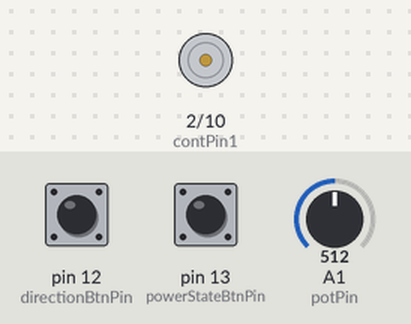
The sketch below on a simulated Arduino Uno, built with avr-gcc and run on an emulated ATmega328P. Parts: motor-driver pin pairs drawn as motors (green arrow = first pin HIGH = forward, orange = second pin HIGH = backward, longer = more drive, scaled by the enable pin). The test bench sets the inputs (shaded band); at power-on: pin 12 (directionBtnPin) LOW, pin 13 (powerStateBtnPin) LOW, A1 (potPin) = 512.

Above: at 1.2 s.
1.3 s: pin 12 (directionBtnPin) pulled HIGH for 0.15 s
2.9 s: pin 13 (powerStateBtnPin) pulled HIGH for 0.15 s
At 3.3 s:
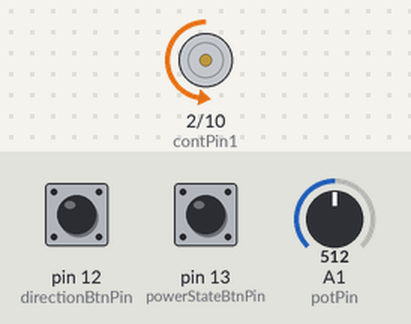
4.5 s: A1 (potPin) set to 716
At 5.7 s:
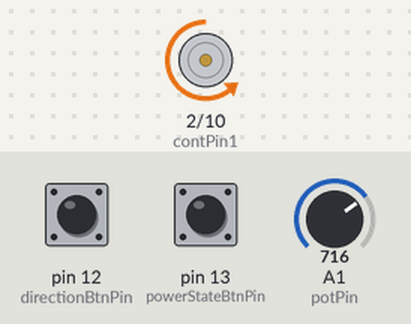
6.0 s: A1 (potPin) set to 900
At 6.8 s:
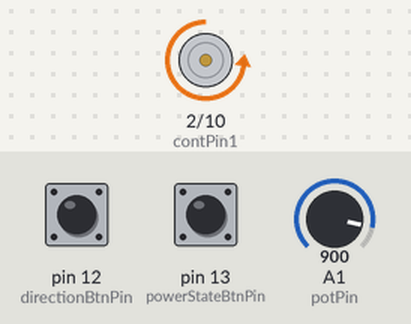
7.5 s: pin 12 (directionBtnPin) pulled HIGH for 1 s
At 8.0 s:
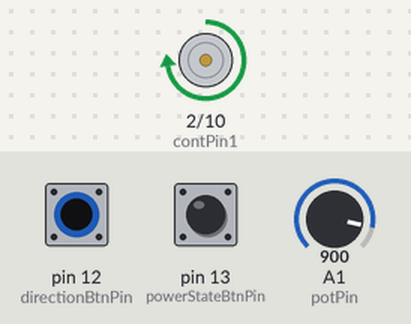
10.0 s: A1 (potPin) set to 511
At 11.1 s:
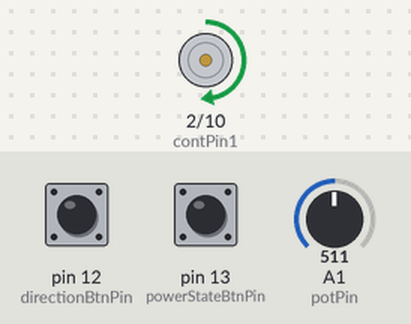
Timing chart, 0 to 12.5 s (numbered marks = the images above; inputs shaded):
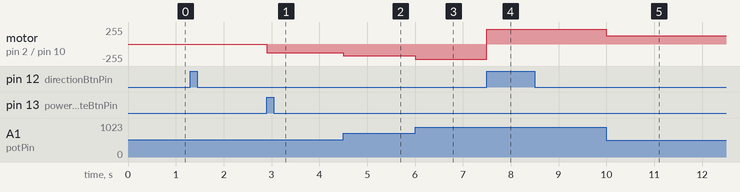

Measured:
- after the input at 2.9 s, motor on pin 2 (contPin1) / pin 10 (contPin2): stopped → backward 128/255 at once
- after the input at 4.5 s, motor on pin 2 (contPin1) / pin 10 (contPin2): backward 128/255 → backward 179/255 at once
- after the input at 6.0 s, motor on pin 2 (contPin1) / pin 10 (contPin2): backward 179/255 → backward 225/255 at once
- after the input at 7.5 s, motor on pin 2 (contPin1) / pin 10 (contPin2): backward 225/255 → forward 225/255 at once
- after the input at 10.0 s, motor on pin 2 (contPin1) / pin 10 (contPin2): forward 225/255 → forward 127/255 at once

The sketch:

Controllable_Motor.ino
```cpp
int contPin1 = 2, contPin2 = 10, enablePin = 11, directionBtnPin = 12, powerStateBtnPin = 13, potPin = A1, powerBtnState = 0, prevPowerBtnState = 0, directionBtnState = 0, prevDirectionBtnState = 0, motorEnabled = 0, motorSpeed = 0, motorDirection = 1;
void setup() {
  pinMode(directionBtnPin, INPUT);
  pinMode(powerStateBtnPin, INPUT);
  pinMode(contPin1, OUTPUT);
  pinMode(contPin2, OUTPUT);
  pinMode(enablePin, OUTPUT);
  digitalWrite(enablePin, LOW);
}

void loop() {
  powerBtnState = digitalRead(powerStateBtnPin);
  delay(1);
  directionBtnState = digitalRead(directionBtnPin);
  motorSpeed = analogRead(potPin) / 4;
  if (powerBtnState != prevPowerBtnState) {
    if (powerBtnState == HIGH) {
      motorEnabled = !motorEnabled;
    }
  }
  if (directionBtnState != prevDirectionBtnState) {
    if (directionBtnState == HIGH) {
      motorDirection = ! motorDirection;
    }
  }
  if (motorDirection == 1) {
    digitalWrite(contPin1, HIGH);
    digitalWrite(contPin2, LOW);
  }
  else {
    digitalWrite(contPin1, LOW);
    digitalWrite(contPin2, HIGH);
  }
  if (motorEnabled == 1) {
    analogWrite(enablePin, motorSpeed);
  }
  else {
    analogWrite(enablePin, 0);
  }
  prevDirectionBtnState = directionBtnState;
  prevPowerBtnState = powerBtnState;
}
```
